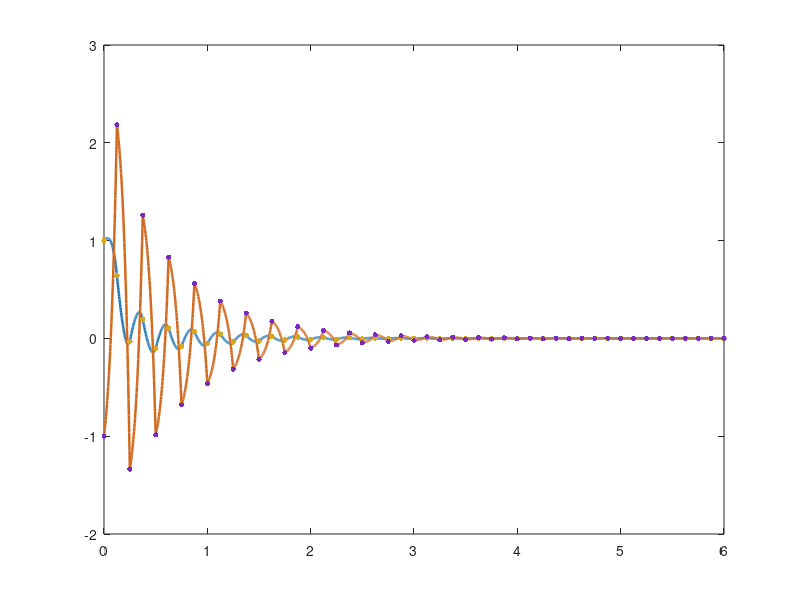

Source code (MATLAB): (Note: this script raises an error after producing the figure.)
repoRoot = fileparts(fileparts(fileparts(mfilename('fullpath'))));
figureDir = fullfile(repoRoot, 'figures', '03_periodic_sampling');
generatedDir = fullfile(repoRoot, 'generated', '03_periodic_sampling');

if ~exist(figureDir, 'dir')
    mkdir(figureDir);
end

if ~exist(generatedDir, 'dir')
    mkdir(generatedDir);
end

A = [-0.479908, -3.81625; 5.1546, 14.4723];
B = diag([5.8705212, 15.50107]);
K = [-0.3399, -0.0263; -0.0628, -1.2527];
alpha = 0.05;
h = 0.125;
x0 = [1; -1];
tEnd = 6.0;
pointsPerInterval = 40;

numIntervals = round(tEnd / h);
sampleTimes = linspace(0, numIntervals * h, numIntervals + 1);
sampledStates = zeros(numIntervals + 1, 2);
sampledStates(1, :) = x0.';
sampledControls = zeros(numIntervals, 2);

localTau = linspace(0, h, pointsPerInterval + 1);
localTau(end) = [];
continuousTimes = [];
continuousStates = [];

    function [Ad, Bd] = zohDiscretize(localA, localB, tau)
        n = size(localA, 1);
        m = size(localB, 2);
        augmented = zeros(n + m, n + m);
        augmented(1:n, 1:n) = localA;
        augmented(1:n, n+1:n+m) = localB;
        transition = expm(augmented * tau);
        Ad = transition(1:n, 1:n);
        Bd = transition(1:n, n+1:n+m);
    end

[Ad_h, Bd_h] = zohDiscretize(A, B, h);

localAd = cell(length(localTau), 1);
localBd = cell(length(localTau), 1);
for idx = 1:length(localTau)
    [localAd{idx}, localBd{idx}] = zohDiscretize(A, B, localTau(idx));
end

for k = 1:numIntervals
    xk = sampledStates(k, :).';
    uk = K * xk;
    sampledControls(k, :) = uk.';

    t0 = sampleTimes(k);
    localTimes = t0 + localTau;
    localStates = zeros(length(localTau), 2);
    for idx = 1:length(localTau)
        localStates(idx, :) = (localAd{idx} * xk + localBd{idx} * uk).';
    end

    continuousTimes = [continuousTimes, localTimes]; %#ok<AGROW>
    continuousStates = [continuousStates; localStates]; %#ok<AGROW>

    sampledStates(k + 1, :) = (Ad_h * xk + Bd_h * uk).';
end

continuousTimes = [continuousTimes, sampleTimes(end)];
continuousStates = [continuousStates; sampledStates(end, :)];

discreteClosedLoop = Ad_h + Bd_h * K;
discreteEig = eig(discreteClosedLoop);
rho = max(abs(discreteEig));

fig1 = figure('Visible', 'off', 'Color', 'w');
plot(continuousTimes, continuousStates(:, 1), 'LineWidth', 1.8, 'Color', [0.12, 0.47, 0.71]);
hold on;
plot(continuousTimes, continuousStates(:, 2), 'LineWidth', 1.8, 'Color', [0.82, 0.41, 0.12]);
scatter(sampleTimes, sampledStates(:, 1), 16, [0.85, 0.65, 0.13], 'filled');
scatter(sampleTimes, sampledStates(:, 2), 14, [0.48, 0.17, 0.74], 'filled');
yline(0, 'k-', 'LineWidth', 0.6);
xlabel('t (s)');
ylabel('states');
title(sprintf('Continuous & sampled states (h=%.3f s, rho=%.6f)', h, rho));
grid on;
legend({'x_1(t)', 'x_2(t)', 'x_1[k]', 'x_2[k]'}, 'Location', 'southeast');
exportgraphics(fig1, fullfile(figureDir, 'reproduced_continuous_and_sampled_states_matlab.png'), 'Resolution', 160);
close(fig1);

controlTimes = sampleTimes;
controlValues = [sampledControls; sampledControls(end, :)];

fig2 = figure('Visible', 'off', 'Color', 'w');
stairs(controlTimes, controlValues(:, 1), 'LineWidth', 1.8, 'Color', [0.12, 0.47, 0.71]);
hold on;
stairs(controlTimes, controlValues(:, 2), 'LineWidth', 1.8, 'Color', [0.82, 0.41, 0.12]);
xlabel('t (s)');
ylabel('u(t)');
title('ZOH control signals');
grid on;
legend({'u_1(t)', 'u_2(t)'}, 'Location', 'southeast');
exportgraphics(fig2, fullfile(figureDir, 'reproduced_zoh_control_signals_matlab.png'), 'Resolution', 160);
close(fig2);

report = struct();
report.alpha = alpha;
report.sampling_period = h;
report.system_matrix_A = A;
report.input_matrix_B = B;
report.feedback_gain_K = K;
report.initial_state = x0.';
report.discrete_closed_loop_matrix = discreteClosedLoop;
report.discrete_closed_loop_eigenvalues = [real(discreteEig), imag(discreteEig)];
report.spectral_radius = rho;
report.final_sampled_state = sampledStates(end, :);
report.final_control = sampledControls(end, :);

reportPath = fullfile(generatedDir, 'periodic_sampling_report_matlab.json');
fid = fopen(reportPath, 'w');
fprintf(fid, '%s', jsonencode(report, PrettyPrint=true));
fclose(fid);

fprintf('Saved MATLAB report to: %s\n', generatedDir);
fprintf('Saved MATLAB figures to: %s\n', figureDir);
